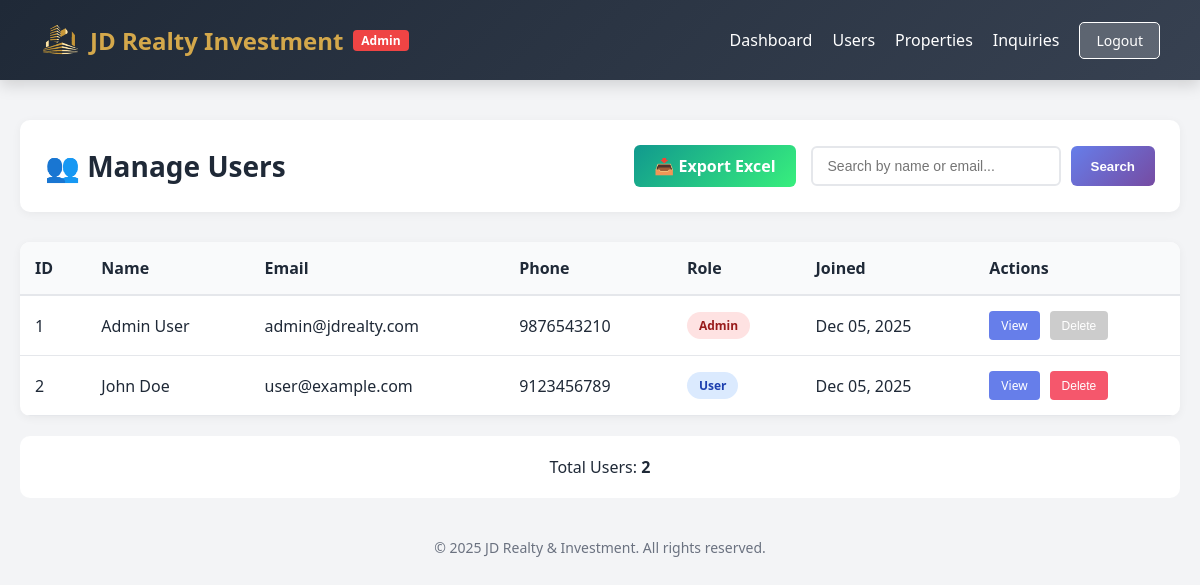
The page /admin/manage-users.php (signed in) on the database its author committed.
### tables this page shows
CREATE TABLE IF NOT EXISTS users (
    id INT PRIMARY KEY AUTO_INCREMENT,
    name VARCHAR(255) NOT NULL,
    email VARCHAR(255) UNIQUE NOT NULL,
    password VARCHAR(255) NOT NULL,
    phone VARCHAR(20),
    address TEXT,
    role ENUM('user', 'admin') DEFAULT 'user',
    created_at TIMESTAMP DEFAULT CURRENT_TIMESTAMP,
    updated_at TIMESTAMP DEFAULT CURRENT_TIMESTAMP ON UPDATE CURRENT_TIMESTAMP,
    INDEX idx_email (email),
    INDEX idx_role (role)
);

### admin/manage-users.php (the view, shortened to what this page needs)
<?php
include('../includes/config.php');
$search = isset($_GET['search']) ? $conn->real_escape_string($_GET['search']) : '';
$where = $search ? "WHERE name LIKE '%$search%' OR email LIKE '%$search%'" : '';
$sql = "SELECT * FROM users $where ORDER BY created_at DESC";
$result = $conn->query($sql);
$users = [];
if ($result) {
    while ($row = $result->fetch_assoc()) {
        $users[] = $row;
    }
}
$total_users = count($users);
?>
<!DOCTYPE html>
<html lang="en">
<head>
</head>
<body>
    <div class="navbar">
        <div class="logo" style="display: flex; align-items: center; gap: 10px;">
            <img src="../images/jd-logo.svg?v=20251203" alt="JD Realty" style="width: 40px; height: 40px;">
            <span style="color: #d4a84b; font-weight: bold;">JD Realty Investment</span>
            <span style="background: #ef4444; color: white; padding: 2px 8px; border-radius: 4px; font-size: 12px;">Admin</span>
        </div>
        <div class="nav-links">
            <a href="dashboard.php">Dashboard</a>
            <a href="manage-users.php">Users</a>
            <a href="manage-properties.php">Properties</a>
            <a href="manage-inquiries.php">Inquiries</a>
            <a href="dashboard.php?logout=true" class="logout-btn">Logout</a>
        </div>
    </div>
    <div class="container">
        <div class="page-header">
            <h1>👥 Manage Users</h1>
            <div style="display: flex; gap: 15px; align-items: center;">
                <a href="export.php?type=users" style="background: linear-gradient(135deg, #11998e 0%, #38ef7d 100%); color: white; padding: 10px 20px; border-radius: 6px; text-decoration: none; font-weight: 600; display: inline-flex; align-items: center; gap: 8px;">📥 Export Excel</a>
                <div class="search-box">
                    <input type="text" id="searchInput" placeholder="Search by name or email...">
                    <button onclick="document.location.href='manage-users.php?search='+document.getElementById('searchInput').value">Search</button>
                </div>
            </div>
        </div>
        <div class="table-container">
            <?php if (!empty($users)): ?>
                <table>
                    <thead>
                        <tr>
                            <th>ID</th>
                            <th>Name</th>
                            <th>Email</th>
                            <th>Phone</th>
                            <th>Role</th>
                            <th>Joined</th>
                            <th>Actions</th>
                        </tr>
                    </thead>
                    <tbody>
                        <?php foreach ($users as $user): ?>
                            <tr>
                                <td><?php echo $user['id']; ?></td>
                                <td><?php echo htmlspecialchars($user['name']); ?></td>
                                <td><?php echo htmlspecialchars($user['email']); ?></td>
                                <td><?php echo htmlspecialchars($user['phone'] ?? 'N/A'); ?></td>
                                <td>
                                    <span class="badge <?php echo $user['role'] == 'admin' ? 'badge-admin' : 'badge-user'; ?>">
                                        <?php echo ucfirst($user['role']); ?>
                                    </span>
                                </td>
                                <td><?php echo date('M d, Y', strtotime($user['created_at'])); ?></td>
                                <td>
                                    <div class="action-buttons">
                                        <a href="#" class="btn-view">View</a>
                                        <?php if ($user['id'] != $_SESSION['admin_id']): ?>
                                            <button class="btn-delete" onclick="if(confirm('Delete this user?')) location.href='manage-users.php?delete=<?php echo $user['id']; ?>'">Delete</button>
                                        <?php else: ?>
                                            <button class="btn-delete" disabled title="Cannot delete your own account">Delete</button>
                                        <?php endif; ?>
                                    </div>
                                </td>
                            </tr>
                        <?php endforeach; ?>
                    </tbody>
                </table>
            <?php endif; ?>
        </div>
        <div style="background: white; padding: 20px; border-radius: 10px; margin-top: 20px; text-align: center;">
            <p>Total Users: <strong><?php echo $total_users; ?></strong></p>
        </div>
        <div class="footer">
            <p>&copy; 2025 JD Realty & Investment. All rights reserved.</p>
        </div>
    </div>
</body>
</html>

### admin/manage-users.php (style rules this page uses)
* { margin: 0; padding: 0; box-sizing: border-box; }
body { font-family: 'Segoe UI', Tahoma, Geneva, Verdana, sans-serif; background-color: #f3f4f6; color: #1f2937; }
.navbar { background: linear-gradient(135deg, #1f2937 0%, #374151 100%); color: white; padding: 20px 40px; box-shadow: 0 5px 15px rgba(0, 0, 0, 0.15); display: flex; justify-content: space-between; align-items: center; }
.logo { font-size: 24px; font-weight: bold; display: flex; align-items: center; gap: 12px; }
.logo img { width: 55px; height: 55px; }
.nav-links { display: flex; gap: 20px; align-items: center; }
.nav-links a { color: white; text-decoration: none; font-weight: 500; transition: opacity 0.3s; }
.logout-btn { background: rgba(255, 255, 255, 0.2); color: white !important; border: 1px solid white; padding: 8px 16px; border-radius: 5px; cursor: pointer; text-decoration: none; font-size: 14px; }
.container { max-width: 1200px; margin: 0 auto; padding: 40px 20px; }
.page-header { background: white; padding: 25px; border-radius: 10px; margin-bottom: 30px; box-shadow: 0 2px 10px rgba(0, 0, 0, 0.05); display: flex; justify-content: space-between; align-items: center; }
.page-header h1 { font-size: 28px; color: #1f2937; }
.search-box { display: flex; gap: 10px; }
.search-box input { padding: 10px 15px; border: 2px solid #e5e7eb; border-radius: 6px; font-size: 14px; width: 250px; }
.search-box button { padding: 10px 20px; background: linear-gradient(135deg, #667eea 0%, #764ba2 100%); color: white; border: none; border-radius: 6px; cursor: pointer; font-weight: 600; transition: all 0.3s ease; }
.table-container { background: white; border-radius: 10px; box-shadow: 0 2px 10px rgba(0, 0, 0, 0.05); overflow: hidden; }
table { width: 100%; border-collapse: collapse; }
thead { background: #f9fafb; border-bottom: 2px solid #e5e7eb; }
th { padding: 15px; text-align: left; font-weight: 600; color: #1f2937; }
td { padding: 15px; border-bottom: 1px solid #e5e7eb; }
.badge { display: inline-block; padding: 5px 12px; border-radius: 20px; font-size: 12px; font-weight: 600; }
.badge-admin { background: #fee2e2; color: #991b1b; }
.badge-user { background: #dbeafe; color: #1e40af; }
.action-buttons { display: flex; gap: 10px; }
.btn-view { padding: 6px 12px; background: #667eea; color: white; border: none; border-radius: 4px; cursor: pointer; font-size: 12px; transition: all 0.3s ease; text-decoration: none; display: inline-block; }
.btn-delete { padding: 6px 12px; background: #f5576c; color: white; border: none; border-radius: 4px; cursor: pointer; font-size: 12px; transition: all 0.3s ease; }
.btn-delete:disabled { background: #ccc; cursor: not-allowed; }
.footer { text-align: center; color: #6b7280; margin-top: 40px; font-size: 14px; }

### rows shown on the page
users: id "1", name "Admin User", email "admin@jdrealty.com", phone "9876543210", role "Admin", created_at "Dec 05, 2025", shows "Delete"
users: id "2", name "John Doe", email "user@example.com", phone "9123456789", role "User", created_at "Dec 05, 2025"

### other values the page prints
$total_users "2"
